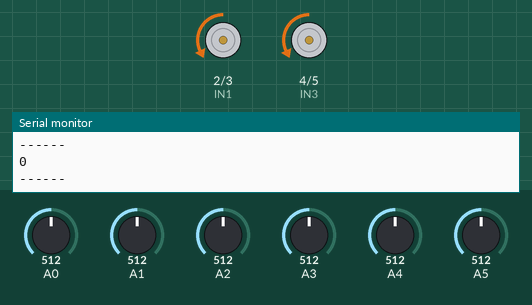
A sketch run on a simulated Arduino Uno, built with avr-gcc and run on an emulated ATmega328P. On the bench: motor-driver pin pairs drawn as motors (green arrow = first pin HIGH = forward, orange = second pin HIGH = backward, longer = more drive), the last lines printed to the serial monitor. Inputs (shaded band) come from the test bench; at power-on: A0 = 512, A2 = 512, A1 = 512, A3 = 512, A4 = 512, A5 = 512.

Above: at 3.2 s.
3.3 s: A0 set to 54
4.9 s: A0 set to 44
At 5.8 s:
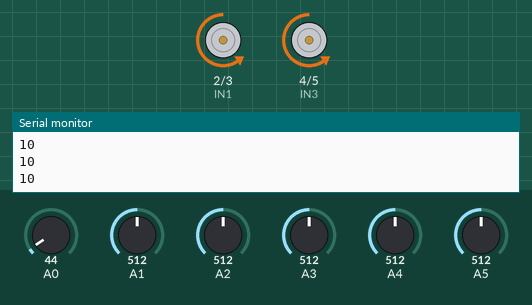
6.7 s: A2 set to 306
At 8.2 s:
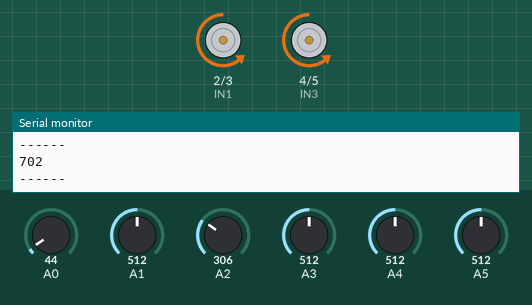
8.5 s: A1 set to 60
At 9.6 s:
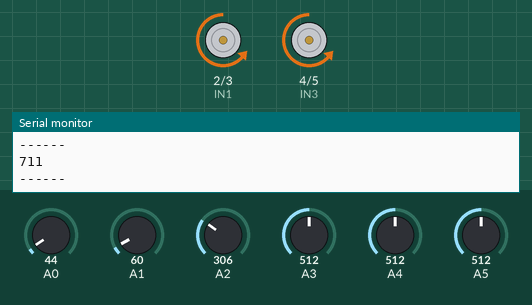
10.3 s: A3 set to 53
11.8 s: A3 set to 46
At 12.4 s:
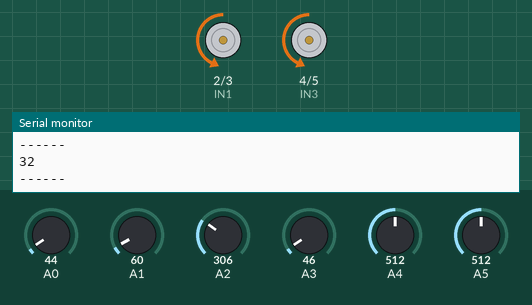
Timing chart, 0 to 14.5 s (numbered marks = the images above; inputs shaded):
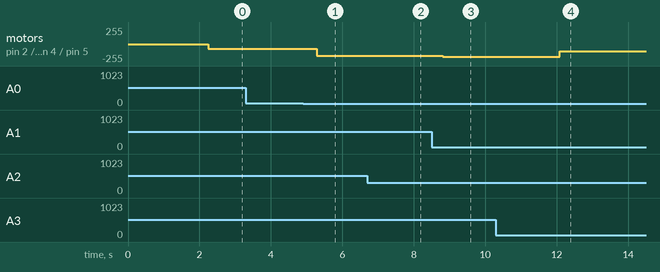

The sketch:

LED_flight_lights_ver1.ino
```cpp
#include <cmath>

// Âõîäû äðàéâåðà äâèãàòåëÿ è ñîîòâåòñòâóþùèå ïèíû àäðóèíû
#define IN1 2
#define IN2 3
#define IN3 4
#define IN4 5

#define smooth 50 // äåëèòåëü äëÿ ñãëàæèâàíèÿ (çàãóáëåíèÿ) äàò÷èêîâ
#define CCW -1    // ïðîòèâ ÷àñîâîé ñòðåëêè
#define CW 1      // ïî ÷àñîâîé ñòðåëêå
#define Kmax 10   // ìàêñ. çíà÷åíèå êàëèáðîâàííîãî äàò÷èêà

#define minSpeed 70 // Ìèíèìàëüíàÿ cêîðîñòü äâèãàòåëåé

short SensMin[7] = {0}; //{0, 1023, 1023, 1023, 1023, 1023, 1023};
short SensMax[7] = {0};
short Sens[7] = {0};
float KK[7] = {0, 1.25, 1.67, 1.33, 1.54, 1.82, 1.25};
short i;
short lSens;
short rSens;
short k = 0;
float s = 0.6 * Kmax;
short r;
float dif = 1.25;

short sensorsRead(short Pin1, short PinN)
{
  for (i = 1; i <= PinN; i++)
  {
     Sens[i] = KK[i] * ((analogRead(Pin1 + i - 1) / smooth) - SensMin[i]);
     if (Sens[i] > Kmax) Sens[i] = Kmax;
     k = Sens[i] % Kmax;
     Serial.println(Sens[i]);
  }

  lSens = -ifAlgorithm(3, 2, 1);
  rSens = ifAlgorithm(4, 5, 6);
  r = lSens + rSens;

  Serial.println("------");
  Serial.println(r);
  Serial.println("------");
  delay(250);
}

short ifAlgorithm(short n1, short n2, short n3)
{
  short rrr;
  /* 0 */      if ((Sens[n3] == 0) && (Sens[n2] == 0) && (Sens[n1] == 0))
    rrr = 0;
  /* 1 */ else if ((Sens[n3] == 0) && (Sens[n2] == 0) && (Sens[n1] != 0))
    rrr = Sens[n1] - Sens[0];
  /* 2 */ else if ((Sens[n3] == 0) && (Sens[n2] != 0) && (Sens[n1] > s))
    rrr = Sens[n1] + Sens[n2];
  /* 3 */ else if ((Sens[n3] == 0) && (Sens[n2] > s) && (Sens[n1] < Kmax))
    rrr = 3 * Sens[n2] - Sens[n1];
  /* 4 */ else if ((Sens[n3] != 0) && (Sens[n2] > s) && (Sens[n1] == 0))
    rrr = 3 * Sens[n2] + Sens[n3];
  /* 5 */ else if ((Sens[n3] > s) && (Sens[n2] < Kmax) && (Sens[n1] == 0))
    rrr = 5 * Sens[n3] - Sens[n2];
  /* 6 */ else if ((Sens[n3] != Kmax) && (Sens[n2] == 0) && (Sens[n1] == 0))
    rrr = 6 * Kmax - Sens[n3];
  /*6.1*/ else if ((lSens * rSens) >= -100)
    Serial.println("Stop");
  return rrr;
}

void motorCtr()
{
  analogWrite(IN2, minSpeed + dif * abs(r));
  analogWrite(IN4, minSpeed + dif * abs(r));
}

void setup()
{
  digitalWrite(IN1, LOW);
  digitalWrite(IN3, LOW);

  pinMode(IN1, OUTPUT);
  pinMode(IN3, OUTPUT);

  Serial.begin(9600);

  delay(2000); // Îæèäàíèå 2 ñåêóíäû (ñ êíîïêîé, èëè áåç)
}

void loop()
{
  sensorsRead(A0, 6);
  motorCtr();
}
```

Measured:
- the behaviour switches between 50 and 49 on A0 (found by bisection; images 0 and 1)
- the behaviour switches between 50 and 49 on A3 (found by bisection; images 3 and 4)
- after the input at 4.9 s, motor on pin 2 (IN1) / pin 3 (IN2), motor on pin 4 (IN3) / pin 5 (IN4): backward 70/255 → backward 175/255 after 0.38 s
- after the input at 6.7 s, motor on pin 2 (IN1) / pin 3 (IN2), motor on pin 4 (IN3) / pin 5 (IN4): backward 175/255 → backward 179/255 after 0.34 s
- after the input at 8.5 s, motor on pin 2 (IN1) / pin 3 (IN2), motor on pin 4 (IN3) / pin 5 (IN4): backward 179/255 → backward 190/255 after 0.31 s
- after the input at 11.8 s, motor on pin 2 (IN1) / pin 3 (IN2), motor on pin 4 (IN3) / pin 5 (IN4): backward 190/255 → backward 110/255 after 0.28 s
